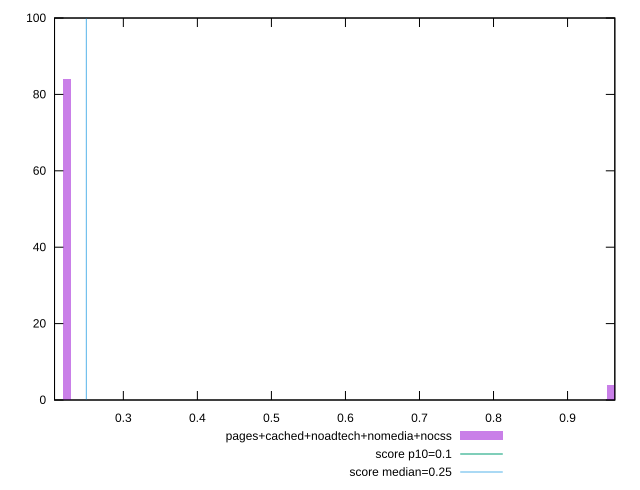

Here is the gnuplot script that generated this plot:
reset

$pagesCachedNoadtechNomediaNocss <<EOF
0.2237996911987219 84
0.20248543489408172 12
0.9591415337088082 4
EOF

set key outside below
set boxwidth 0.01065712815232009
set xrange [0.20706671820746528:0.9638337368435329]
set yrange [0:100]
set trange [0:100]
set style fill transparent solid 0.5 noborder

set parametric
set terminal svg size 640, 490 enhanced background rgb 'white'
set output "report_00009_2021-02-08T22-37-41.559Z/cumulative-layout-shift/comparison/histogram/4_vs_5.svg"

plot $pagesCachedNoadtechNomediaNocss title "pages+cached+noadtech+nomedia+nocss" with boxes, \
     0.1,t title "score p10=0.1", \
     0.25,t title "score median=0.25"

reset
